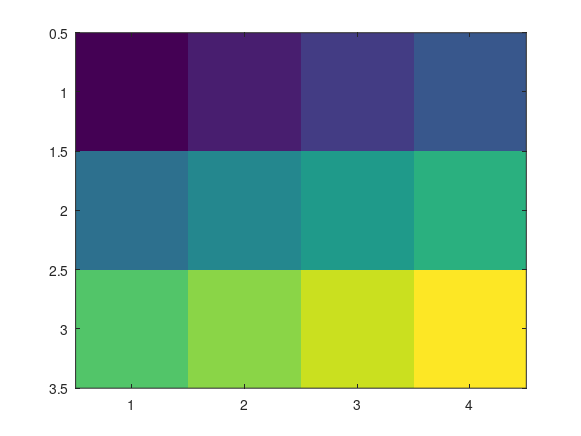

Source code (MATLAB): (Note: this script raises an error after producing the figure.)
%=============================================================================
% Copyright (c) 2016-present Allan CORNET (Nelson)
%=============================================================================
% This file is part of Nelson.
%=============================================================================
% LICENCE_BLOCK_BEGIN
% SPDX-License-Identifier: LGPL-3.0-or-later
% LICENCE_BLOCK_END
%=============================================================================
% <--WEIGHT 2-->
% <--ADV-CLI MODE-->
%=============================================================================
close all
reset(groot());
%=============================================================================
f = figure();
C = [0 20 40 60; 80 100 120 140; 160 180 200 220];
IM = imagesc(C);
P = properties(IM);
REF = {'AlphaData';
  'AlphaDataMapping';
  'BeingDeleted';
  'BusyAction';
  'CData';
  'CDataMapping';
  'Children';
  'CreateFcn';
  'DeleteFcn';
  'Interruptible';
  'Parent';
  'Tag';
  'Type';
  'UserData';
  'Visible';
  'XData';
  'YData'};
asserts.istrue(all(ismember(REF, P)));
%=============================================================================
asserts.isequal(IM.Type, 'image');
asserts.isequal(IM.AlphaData, 1);
asserts.isequal(IM.CDataMapping, 'scaled');
asserts.isequal(IM.CData, C);
asserts.isequal(IM.Tag, '');
asserts.isequal(IM.UserData, []);
asserts.isequal(char(IM.Visible), 'on');
asserts.isequal(IM.XData, [1 4]);
asserts.isequal(IM.YData, [1 3]);
ax = gca();
asserts.isequal(ax.XLim, [0.5 4.5]);
asserts.isequal(ax.YLim, [0.5 3.5]);
asserts.isequal(ax.DataAspectRatioMode, 'auto');
asserts.isequal(ax.PlotBoxAspectRatioMode, 'auto');
close(f);
%=============================================================================
f = figure('Visible', 'off', 'Position', [100 100 1075 740]);
x = linspace(-1, 1, 1024)' * ones(1, 1024);
y = x';
Z = exp(-(x .^ 2 + y .^ 2) / 0.4);
imagesc(Z);
map = [0 0 0.3;
    0 0 0.4;
    0 0 0.5;
    0 0 0.6;
    0 0 0.8;
    0 0 1.0];
colormap(map);
drawnow();
ax = gca();
asserts.isequal(ax.XLim, [0.5 1024.5]);
asserts.isequal(ax.YLim, [0.5 1024.5]);
asserts.isequal(ax.XTick, 100:100:1000);
asserts.isequal(ax.YTick, 100:100:1000);
asserts.isequal(ax.DataAspectRatioMode, 'auto');
asserts.isequal(ax.PlotBoxAspectRatioMode, 'auto');
frame = getframe(f);
lastColor = frame.cdata(:, :, 1) == 0 & frame.cdata(:, :, 2) == 0 & frame.cdata(:, :, 3) == 255;
asserts.istrue(sum(lastColor(:)) > 1000);
close(f);
%=============================================================================
% 'axis equal' then a title on an image keeps the image fully in view: the
% hidden depth limits must not collapse the x and y extent.
f = figure('Visible', 'off');
I = zeros(100, 100);
I(40:60, 20:80) = 128;
imagesc(I);
axis equal;
axis tight;
title('image');
drawnow();
ax = gca();
asserts.isequal(ax.XLim, [0.5 100.5]);
asserts.isequal(ax.YLim, [0.5 100.5]);
close(f);
%=============================================================================
close all
%=============================================================================
